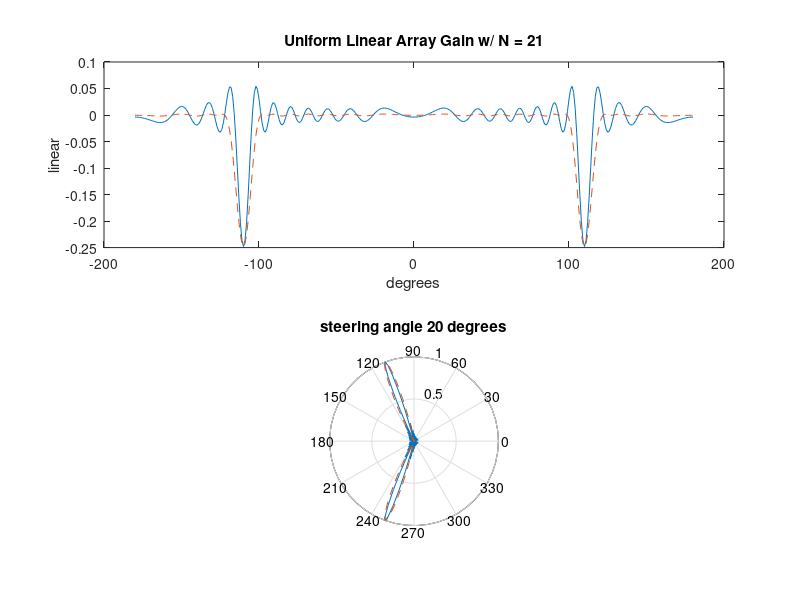

This chart was generated by the following MATLAB code:
% Uniform Linear Array Simulation trying to follow the book

clc; clear all; close all;

N = 21;            % number of receivers

f = 1e9;           % Hertz
c = 299792458;     % speed of light
lambda = c/f;
d = lambda/2;
w = 2*pi*f;
deg2rad = pi/180;

beam_angle = 20;

% Placing the array along the z-axis as in the book (for displaying
% purpose)

Tx_pos = zeros(N,3);
Tx_pos(:,3) = ([0:N-1]-(N-1)/2)*d; % Eq. 2.53

% Array manifold vector vk
% theta is polar angle defined as coming from the z axis down

%theta = 20;       % degrees (need to be swept)
theta = -180:1:180;
freq_steps = length(theta);

kz = -2*pi/lambda * cos(theta*deg2rad);
vk = zeros(freq_steps,N);
for i = 1:freq_steps  % sweep through all the degrees
    kz = -2*pi/lambda * cos(theta(i)*deg2rad);
    vk(i,:) = exp(j*(((N-1)/2)-[0:N-1])*kz*d);  % Eq. 2.55
end

%%%% Weighting to change sidelobe level and mainbeam-width %%%%%

n_tilda = ([0:N-1]-(N-1)/2);

% cosine weighting Eq. 3.12
%weights = sin(pi/(2*N))*cos(pi*n_tilda/N); 

% raised cosine Eq. 3.16 
p = 0;
c_p = p/N+((1-p)/2)*sin(pi/(2*N));
weights = c_p*(p+(1-p)*cos(pi*n_tilda/N));

% Hamming weighting
weights = 0.54+0.46*cos(2*pi*n_tilda/N);
weights = weights/sum(weights);




phase_delay = exp((j*2*pi*d.*[0:N-1]./lambda)*sin(beam_angle*deg2rad));
w_h  = repmat(phase_delay.*ones(1,N)/N,freq_steps,1);
w_h2  = repmat(phase_delay.*weights,freq_steps,1);

% Sigma frequency-wavenumber function in sigma space

sigma = w_h.*vk; %freq_steps x N 
sigma = sum(sigma,2);

sigma2 = w_h2.*vk; %freq_steps x N 
sigma2 = sum(sigma2,2);

%%%% plotting %%%%
figure
subplot(2,1,1)
plot(theta,real(sigma))
title(['Uniform Linear Array Gain w/ N = ', num2str(N)])
xlabel('degrees')
ylabel('linear')
hold on
plot(theta,real(sigma2),'--')
subplot(2,1,2)
polar(theta*deg2rad,abs(sigma)')
title(['steering angle ', num2str(beam_angle) ' degrees'])
hold on
polar(theta*deg2rad,abs(sigma2)','--')

%%% theoretical %%%%
radians = 0:pi/100:2*pi;
sig = 2*pi*cos(radians)*d/lambda;
sigma2 = (1/N)*(sin(N.*sig/2))./sin(sig/2); %theoretical value

%figure
%plot(radians, sigma2)




